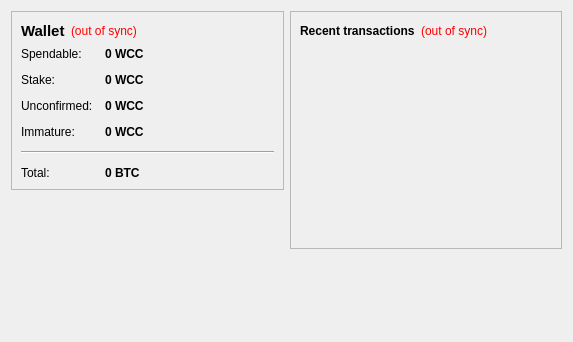
<?xml version="1.0" encoding="UTF-8"?>
<ui version="4.0">
 <class>OverviewPage</class>
 <widget class="QWidget" name="OverviewPage">
  <property name="geometry">
   <rect>
    <x>0</x>
    <y>0</y>
    <width>573</width>
    <height>342</height>
   </rect>
  </property>
  <property name="windowTitle">
   <string>Form</string>
  </property>
  <layout class="QHBoxLayout" name="horizontalLayout" stretch="1,1">
   <item>
    <layout class="QVBoxLayout" name="verticalLayout_2">
     <item>
      <widget class="QFrame" name="frame">
       <property name="frameShape">
        <enum>QFrame::StyledPanel</enum>
       </property>
       <property name="frameShadow">
        <enum>QFrame::Raised</enum>
       </property>
       <layout class="QVBoxLayout" name="verticalLayout_4">
        <item>
         <layout class="QHBoxLayout" name="horizontalLayout_4">
          <item>
           <widget class="QLabel" name="label_5">
            <property name="font">
             <font>
              <pointsize>11</pointsize>
              <weight>75</weight>
              <bold>true</bold>
             </font>
            </property>
            <property name="text">
             <string>Wallet</string>
            </property>
           </widget>
          </item>
          <item>
           <widget class="QLabel" name="labelWalletStatus">
            <property name="toolTip">
             <string>The displayed information may be out of date. Your wallet automatically synchronizes with the WorldCurrencyCoin network after a connection is established, but this process has not completed yet.</string>
            </property>
            <property name="styleSheet">
             <string notr="true">QLabel { color: red; }</string>
            </property>
            <property name="text">
             <string notr="true">(out of sync)</string>
            </property>
            <property name="alignment">
             <set>Qt::AlignLeading|Qt::AlignLeft|Qt::AlignVCenter</set>
            </property>
           </widget>
          </item>
          <item>
           <spacer name="horizontalSpacer_2">
            <property name="orientation">
             <enum>Qt::Horizontal</enum>
            </property>
            <property name="sizeHint" stdset="0">
             <size>
              <width>40</width>
              <height>20</height>
             </size>
            </property>
           </spacer>
          </item>
         </layout>
        </item>
        <item>
         <layout class="QFormLayout" name="formLayout_2">
          <property name="fieldGrowthPolicy">
           <enum>QFormLayout::AllNonFixedFieldsGrow</enum>
          </property>
          <property name="horizontalSpacing">
           <number>12</number>
          </property>
          <property name="verticalSpacing">
           <number>12</number>
          </property>
          <item row="0" column="0">
           <widget class="QLabel" name="label">
            <property name="text">
             <string>Spendable:</string>
            </property>
           </widget>
          </item>
          <item row="0" column="1">
           <widget class="QLabel" name="labelBalance">
            <property name="font">
             <font>
              <weight>75</weight>
              <bold>true</bold>
             </font>
            </property>
            <property name="cursor">
             <cursorShape>IBeamCursor</cursorShape>
            </property>
            <property name="toolTip">
             <string>Your current spendable balance</string>
            </property>
            <property name="text">
             <string notr="true">0 WCC</string>
            </property>
            <property name="textInteractionFlags">
             <set>Qt::LinksAccessibleByMouse|Qt::TextSelectableByKeyboard|Qt::TextSelectableByMouse</set>
            </property>
           </widget>
          </item>
          <item row="1" column="0">
           <widget class="QLabel" name="label_6">
            <property name="text">
             <string>Stake:</string>
            </property>
           </widget>
          </item>
          <item row="1" column="1">
           <widget class="QLabel" name="labelStake">
            <property name="font">
             <font>
              <weight>75</weight>
              <bold>true</bold>
             </font>
            </property>
            <property name="cursor">
             <cursorShape>IBeamCursor</cursorShape>
            </property>
            <property name="toolTip">
             <string>Total of coins that was staked, and do not yet count toward the current balance</string>
            </property>
            <property name="text">
             <string notr="true">0 WCC</string>
            </property>
            <property name="textInteractionFlags">
             <set>Qt::LinksAccessibleByMouse|Qt::TextSelectableByKeyboard|Qt::TextSelectableByMouse</set>
            </property>
           </widget>
          </item>
          <item row="2" column="0">
           <widget class="QLabel" name="label_3">
            <property name="text">
             <string>Unconfirmed:</string>
            </property>
           </widget>
          </item>
          <item row="2" column="1">
           <widget class="QLabel" name="labelUnconfirmed">
            <property name="font">
             <font>
              <weight>75</weight>
              <bold>true</bold>
             </font>
            </property>
            <property name="cursor">
             <cursorShape>IBeamCursor</cursorShape>
            </property>
            <property name="toolTip">
             <string>Total of transactions that have yet to be confirmed, and do not yet count toward the current balance</string>
            </property>
            <property name="text">
             <string notr="true">0 WCC</string>
            </property>
            <property name="textInteractionFlags">
             <set>Qt::LinksAccessibleByMouse|Qt::TextSelectableByKeyboard|Qt::TextSelectableByMouse</set>
            </property>
           </widget>
          </item>
          <item row="3" column="0">
           <widget class="QLabel" name="labelImmatureText">
            <property name="text">
             <string>Immature:</string>
            </property>
           </widget>
          </item>
          <item row="3" column="1">
           <widget class="QLabel" name="labelImmature">
            <property name="font">
             <font>
              <weight>75</weight>
              <bold>true</bold>
             </font>
            </property>
            <property name="toolTip">
             <string>Mined balance that has not yet matured</string>
            </property>
            <property name="text">
             <string notr="true">0 WCC</string>
            </property>
            <property name="textInteractionFlags">
             <set>Qt::LinksAccessibleByMouse|Qt::TextSelectableByKeyboard|Qt::TextSelectableByMouse</set>
            </property>
           </widget>
          </item>
          <item row="4" column="0" colspan="2">
           <widget class="Line" name="line">
            <property name="orientation">
             <enum>Qt::Horizontal</enum>
            </property>
           </widget>
          </item>
          <item row="5" column="0">
           <widget class="QLabel" name="labelTotalText">
            <property name="text">
             <string>Total:</string>
            </property>
           </widget>
          </item>
          <item row="5" column="1">
           <widget class="QLabel" name="labelTotal">
            <property name="font">
             <font>
              <weight>75</weight>
              <bold>true</bold>
             </font>
            </property>
            <property name="cursor">
             <cursorShape>IBeamCursor</cursorShape>
            </property>
            <property name="toolTip">
             <string>Your current total balance</string>
            </property>
            <property name="text">
             <string notr="true">0 BTC</string>
            </property>
            <property name="textInteractionFlags">
             <set>Qt::LinksAccessibleByMouse|Qt::TextSelectableByKeyboard|Qt::TextSelectableByMouse</set>
            </property>
           </widget>
          </item>
         </layout>
        </item>
       </layout>
      </widget>
     </item>
     <item>
      <spacer name="verticalSpacer">
       <property name="orientation">
        <enum>Qt::Vertical</enum>
       </property>
       <property name="sizeHint" stdset="0">
        <size>
         <width>20</width>
         <height>40</height>
        </size>
       </property>
      </spacer>
     </item>
    </layout>
   </item>
   <item>
    <layout class="QVBoxLayout" name="verticalLayout_3">
     <item>
      <widget class="QFrame" name="frame_2">
       <property name="frameShape">
        <enum>QFrame::StyledPanel</enum>
       </property>
       <property name="frameShadow">
        <enum>QFrame::Raised</enum>
       </property>
       <layout class="QVBoxLayout" name="verticalLayout">
        <item>
         <layout class="QHBoxLayout" name="horizontalLayout_2">
          <item>
           <widget class="QLabel" name="label_4">
            <property name="text">
             <string>&lt;b&gt;Recent transactions&lt;/b&gt;</string>
            </property>
           </widget>
          </item>
          <item>
           <widget class="QLabel" name="labelTransactionsStatus">
            <property name="toolTip">
             <string>The displayed information may be out of date. Your wallet automatically synchronizes with the WorldCurrencyCoin network after a connection is established, but this process has not completed yet.</string>
            </property>
            <property name="styleSheet">
             <string notr="true">QLabel { color: red; }</string>
            </property>
            <property name="text">
             <string notr="true">(out of sync)</string>
            </property>
            <property name="alignment">
             <set>Qt::AlignRight|Qt::AlignTrailing|Qt::AlignVCenter</set>
            </property>
           </widget>
          </item>
          <item>
           <spacer name="horizontalSpacer">
            <property name="orientation">
             <enum>Qt::Horizontal</enum>
            </property>
            <property name="sizeHint" stdset="0">
             <size>
              <width>40</width>
              <height>20</height>
             </size>
            </property>
           </spacer>
          </item>
         </layout>
        </item>
        <item>
         <widget class="QListView" name="listTransactions">
          <property name="styleSheet">
           <string notr="true">QListView { background: transparent; }</string>
          </property>
          <property name="frameShape">
           <enum>QFrame::NoFrame</enum>
          </property>
          <property name="verticalScrollBarPolicy">
           <enum>Qt::ScrollBarAlwaysOff</enum>
          </property>
          <property name="horizontalScrollBarPolicy">
           <enum>Qt::ScrollBarAlwaysOff</enum>
          </property>
          <property name="selectionMode">
           <enum>QAbstractItemView::NoSelection</enum>
          </property>
         </widget>
        </item>
       </layout>
      </widget>
     </item>
     <item>
      <spacer name="verticalSpacer_2">
       <property name="orientation">
        <enum>Qt::Vertical</enum>
       </property>
       <property name="sizeHint" stdset="0">
        <size>
         <width>20</width>
         <height>40</height>
        </size>
       </property>
      </spacer>
     </item>
    </layout>
   </item>
  </layout>
 </widget>
 <resources/>
 <connections/>
</ui>
